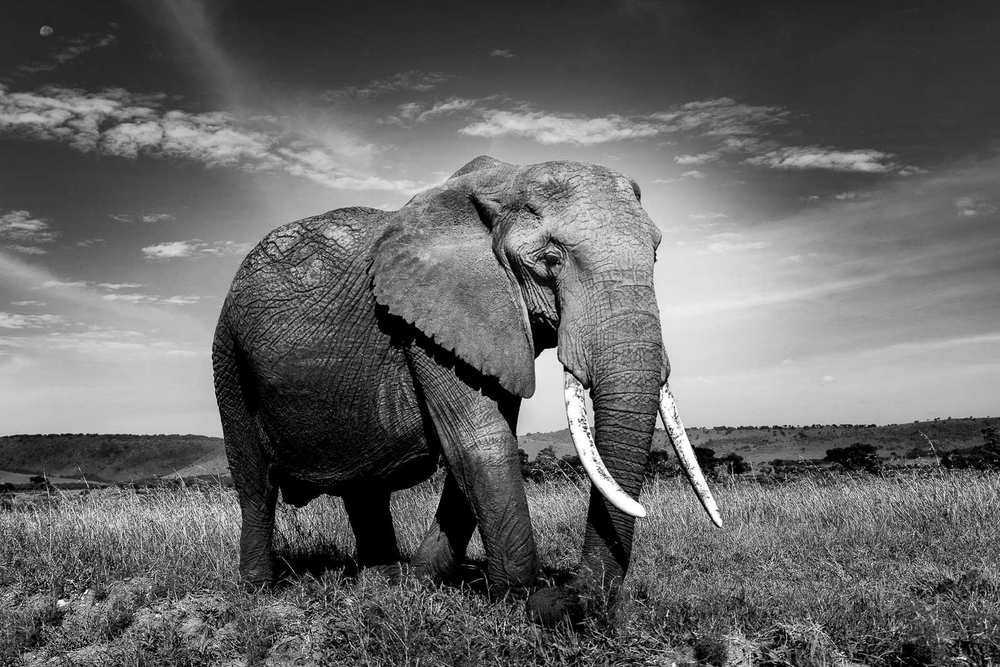
#> input picture projectold.py/python/original_image.png, 1000 x 667 px, shrunk from 1600 x 1067 before the run
$ python filter.py
#> lines starting #> are read from the running program, lines starting #| are printed output that depends on the picture
import cv2
import numpy as np
import matplotlib.pyplot as plt
from skimage.metrics import peak_signal_noise_ratio as psnr
from skimage.metrics import structural_similarity as ssim

img = cv2.imread("original_image.png")
#> img is the input picture: shape (667, 1000, 3); min 0, max 255, mean 101.8
img = cv2.cvtColor(img, cv2.COLOR_BGR2RGB)

def add_gaussian_noise(image, mean=0, var=20):
#> called with mean = 0, var = 20
    sigma = var ** 0.7
    gaussian = np.random.normal(mean, sigma, image.shape).astype(np.float32)
    noisy = image.astype(np.float32) + gaussian
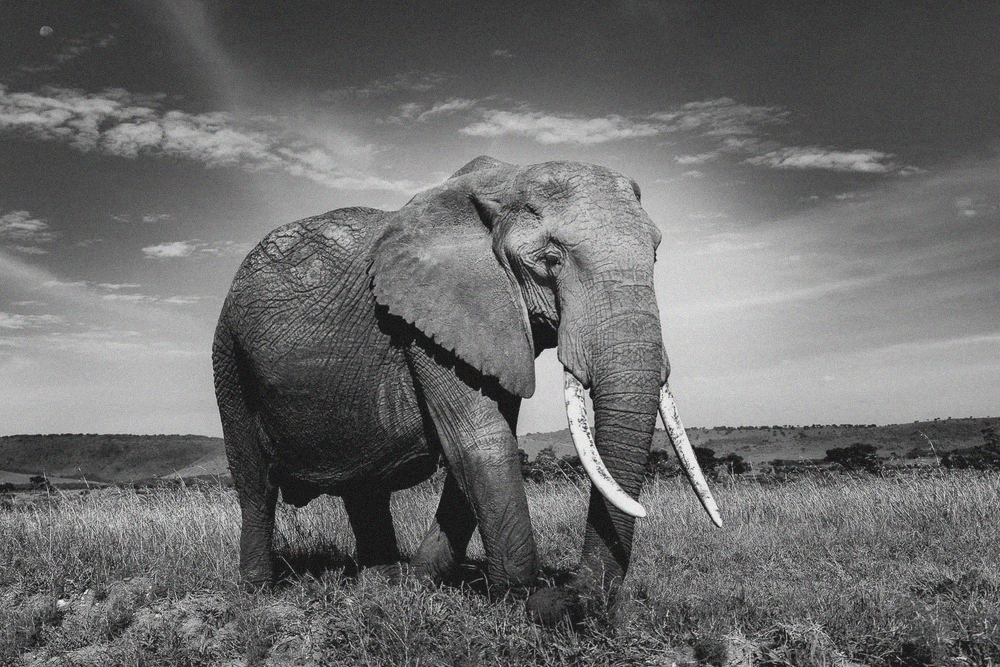
#> noisy: shape (667, 1000, 3) float32; mean R, G, B 101.8, 101.8, 101.8; drawn with min black and max white
    return np.clip(noisy, 0, 255).astype(np.uint8)

def add_salt_pepper_noise(image, prob=0.07):
#> called with prob = 0.07
    noisy = np.copy(image)
    rnd = np.random.rand(image.shape[0], image.shape[1])
    noisy[rnd < prob] = 0
    noisy[rnd > 1 - prob] = 255
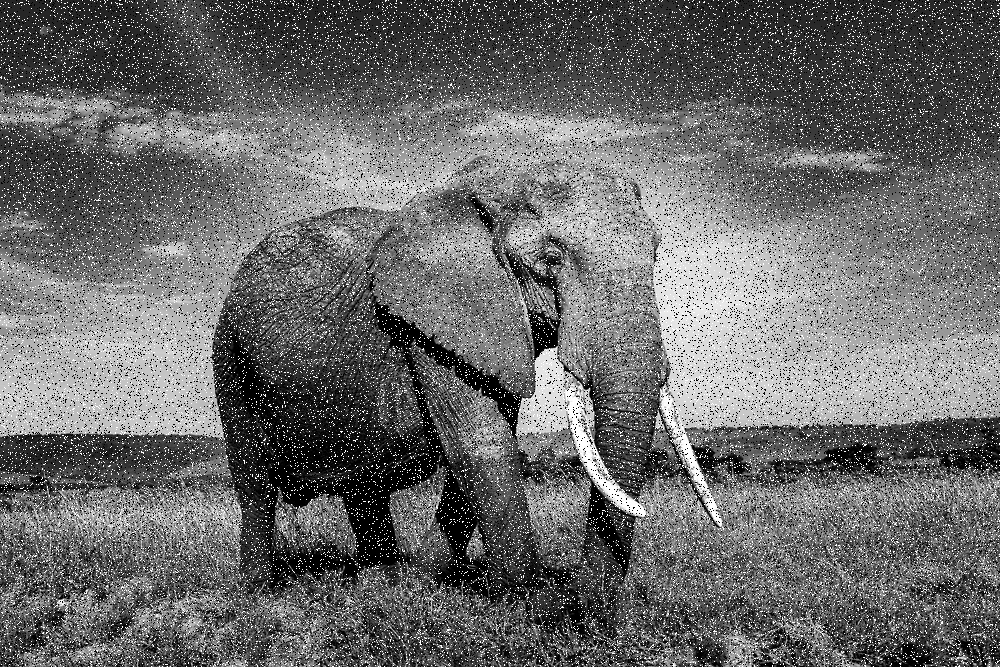
#> noisy: shape (667, 1000, 3); min 0, max 255, mean 105.5
    return noisy

def add_speckle_noise(image):
    noise = np.random.randn(*image.shape)
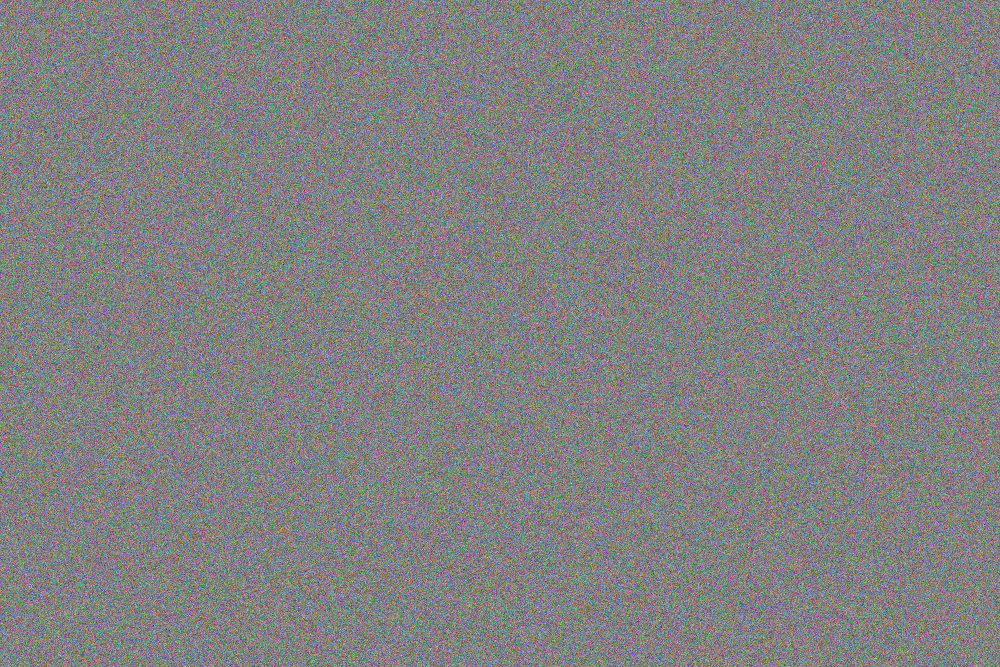
#> noise: shape (667, 1000, 3) float64; mean R, G, B 0.000802, 0.00108, -0.00171; drawn with min black and max white
    noisy = image + image * noise
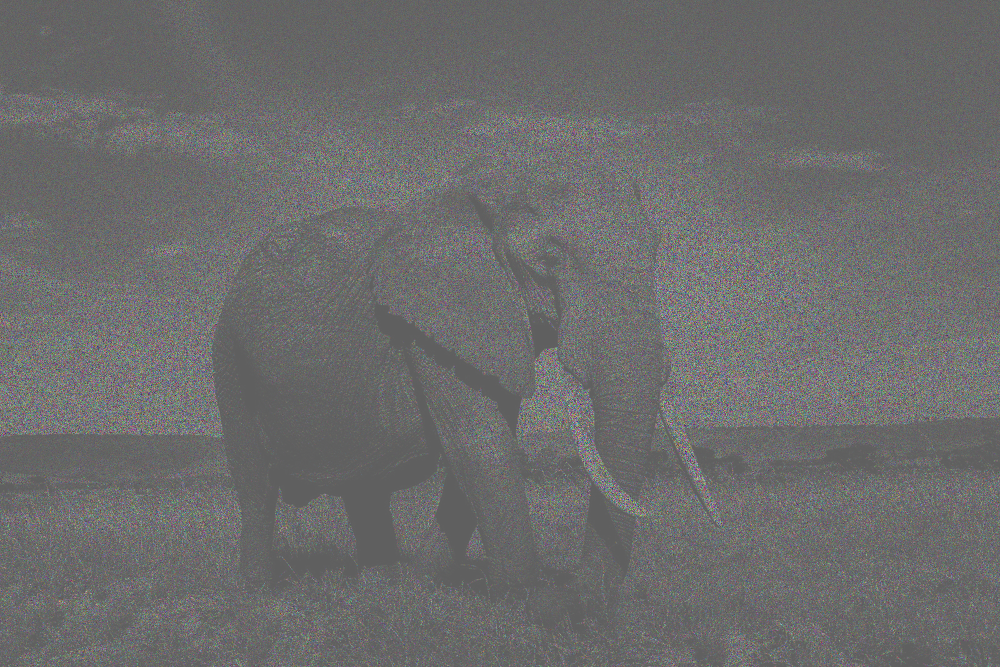
#> noisy: shape (667, 1000, 3) float64; mean R, G, B 101.9, 101.9, 101.7; drawn with min black and max white
    return np.clip(noisy, 0, 255).astype(np.uint8)
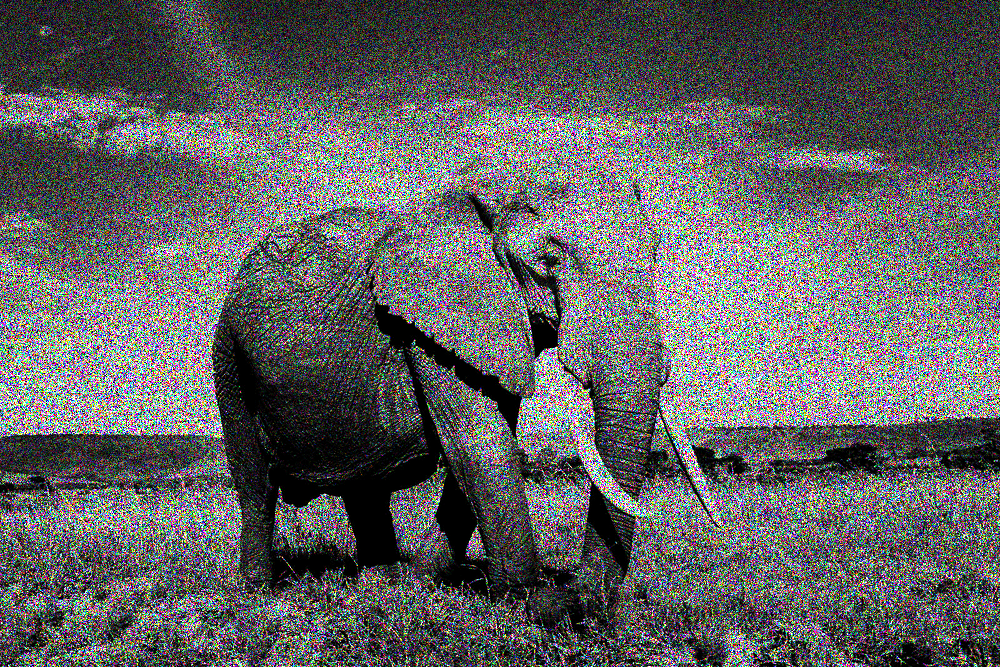
#> returned value: shape (667, 1000, 3); mean of channels 0, 1, 2 96.7, 96.6, 96.5; drawn as B, G, R

noises = {
    "Gaussian": add_gaussian_noise(img),
    "Salt & Pepper": add_salt_pepper_noise(img),
    "Speckle": add_speckle_noise(img)
}

def apply_mean_filter(image, kernel_size=3):
    return cv2.blur(image, (kernel_size, kernel_size))

def adaptive_mean_filter(image, kernel_size=3):
    gray = cv2.cvtColor(image, cv2.COLOR_RGB2GRAY)
    local_mean = cv2.blur(gray, (kernel_size, kernel_size))
    filtered = cv2.subtract(gray, local_mean)
    filtered = cv2.normalize(filtered, None, 0, 255, cv2.NORM_MINMAX)
    return cv2.cvtColor(filtered, cv2.COLOR_GRAY2RGB)

def apply_median_filter(image, kernel_size=3):
    filtered = np.zeros_like(image)
    for i in range(3):
        filtered[:, :, i] = cv2.medianBlur(image[:, :, i], kernel_size)
    return filtered

def apply_gaussian_filter(image, kernel_size=5, sigma=1):
    return cv2.GaussianBlur(image, (kernel_size, kernel_size), sigma)

def adaptive_gaussian_filter(image, noise_type):
    sigma = {"gaussian": 1, "salt_pepper": 2, "speckle": 1.5}.get(noise_type, 1)
    kernel_size = int(6 * sigma + 1)
    if kernel_size % 2 == 0:
        kernel_size += 1
    return cv2.GaussianBlur(image, (kernel_size, kernel_size), sigma)

filters = {
    "Mean Filter": apply_mean_filter,
    "Adaptive Mean Filter": adaptive_mean_filter,
    "Median Filter": apply_median_filter,
    "Gaussian Filter": apply_gaussian_filter,
    "Adaptive Gaussian Filter": adaptive_gaussian_filter
}

def calculate_ief(original, noisy, denoised):
    numerator = np.sum((noisy.astype(np.float32) - original.astype(np.float32)) ** 2)
    denominator = np.sum((denoised.astype(np.float32) - original.astype(np.float32)) ** 2)
    return float('inf') if denominator == 0 else numerator / denominator

for noise_name, noisy_img in noises.items():
    print(f"\n--- Metrics for Noise Type: {noise_name} ---")

    plt.figure(figsize=(20, 8))

    plt.subplot(2, 4, 1)
    plt.imshow(img)
    plt.title("Original")
    plt.axis('off')

    plt.subplot(2, 4, 2)
    plt.imshow(noisy_img)
    plt.title(f"{noise_name} Noise")
    plt.axis('off')

    filter_idx = 3
    for filter_name, filter_func in filters.items():
        if filter_name == "Adaptive Gaussian Filter":
            denoised = filter_func(noisy_img, noise_name.lower())
        else:
            denoised = filter_func(noisy_img)

        plt.subplot(2, 4, filter_idx)
        plt.imshow(denoised)
        plt.title(filter_name)
        plt.axis('off')
        filter_idx += 1

        print(f"{filter_name} → PSNR: {psnr(img, denoised):.4f} | SSIM: {ssim(img, denoised, channel_axis=2):.4f} | IEF: {calculate_ief(img, noisy_img, denoised):.4f}")

    plt.show()
#> this loop made 3 passes
#> noise_name on passes 1 to 3: 'Gaussian', 'Salt & Pepper', 'Speckle'
#> (printed output is left out)
#> pass 1, in adaptive_mean_filter, `filtered = cv2.subtract(gray, local_mean)`:
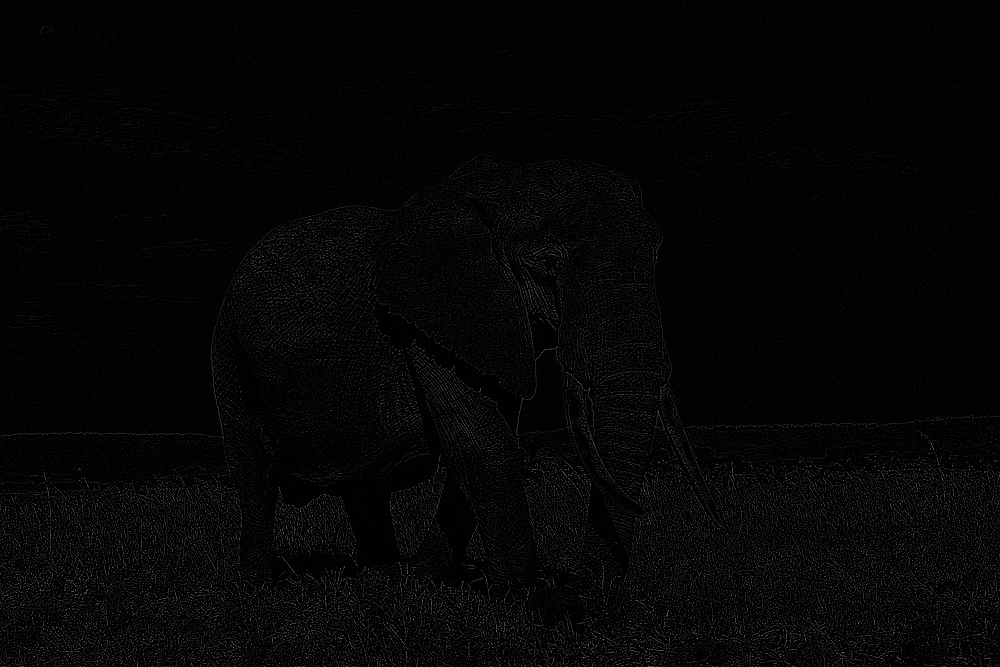
#> filtered: shape (667, 1000); min 0, max 129, mean 5.4
#> pass 1, `plt.show()`:
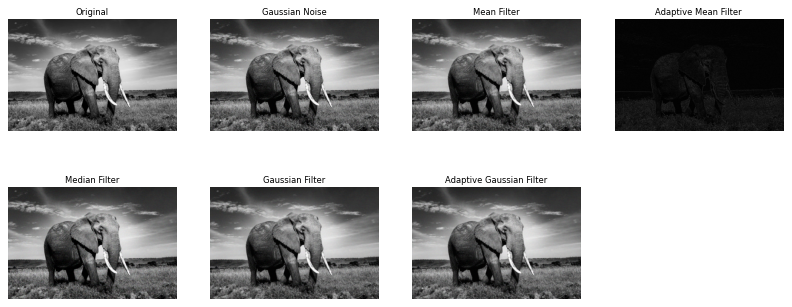
#> figure drawn by matplotlib, 7 panels
